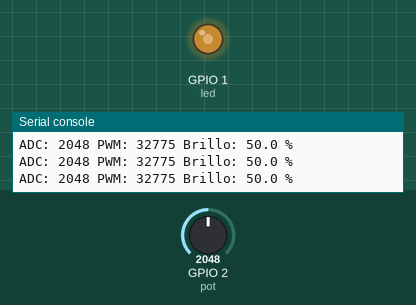
Simulated run of this program. Board: ESP32 board running MicroPython. Parts: output pins drawn as LEDs (lit = HIGH), the last lines printed to the serial console. The test bench sets the inputs (shaded band); at power-on: GPIO 2 (pot) = 2048 (analog values on the 0–4095 scale).

Above: at 1.2 s.
1.3 s: GPIO 2 (pot) set to 2866
At 2.5 s:
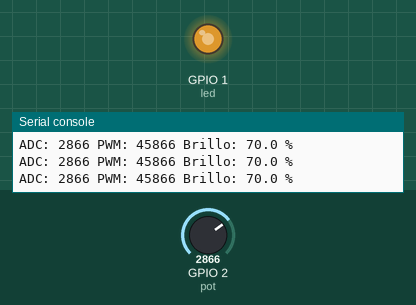
2.9 s: GPIO 2 (pot) set to 3603
At 3.8 s:
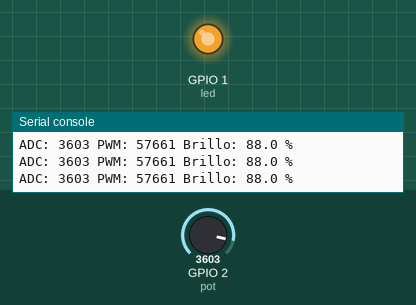
4.5 s: GPIO 2 (pot) set to 491
At 5.2 s:
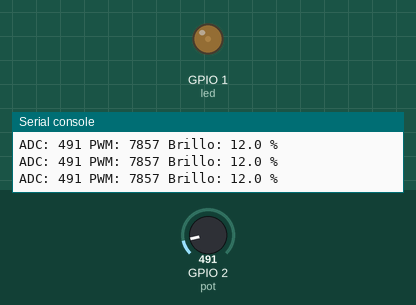
6.1 s: GPIO 2 (pot) set to 0
At 6.6 s:
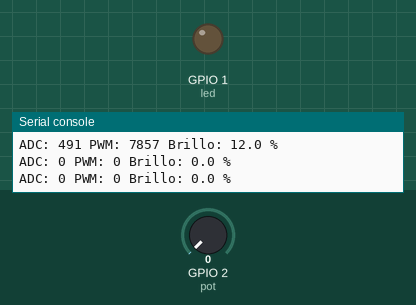
Timing chart, 0 to 8.7 s (numbered marks = the images above; inputs shaded):
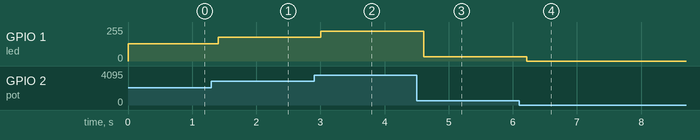

Measured:
- after the input at 1.3 s, GPIO 1 (led): 128/255 → 178/255 after 0.10 s
- after the input at 2.9 s, GPIO 1 (led): 178/255 → 224/255 after 0.11 s
- after the input at 4.5 s, GPIO 1 (led): 224/255 → 31/255 after 0.11 s
- after the input at 6.1 s, GPIO 1 (led): 31/255 → 0/255 after 0.12 s

The program:

main.py
```python
from machine import Pin, ADC, PWM
import time

# Configuración del potenciómetro en GPIO 2 como entrada ADC
pot = ADC(Pin(2))

# Configuración del LED en GPIO 1 como salida PWM
led = PWM(Pin(1))
led.freq(1000)  # Frecuencia PWM de 1000 Hz

while True:
    # Leer el valor analógico del potenciómetro (0-4095)
    valor_adc = pot.read()

    # Convertir el valor ADC al rango PWM de 16 bits (0-65535)
    brillo = int((valor_adc / 4095) * 65535)

    # Calcular el porcentaje de brillo para mostrar en el monitor serie
    porcentaje = (valor_adc / 4095) * 100

    # Aplicar el valor PWM al LED
    led.duty_u16(brillo)

    # Imprimir valores en el monitor serie
    print(
        "ADC:", valor_adc,
        "PWM:", brillo,
        "Brillo:", round(porcentaje, 1), "%"
    )

    # Pequeña espera para estabilizar la lectura y no saturar el puerto serie
    time.sleep(0.2)
```
